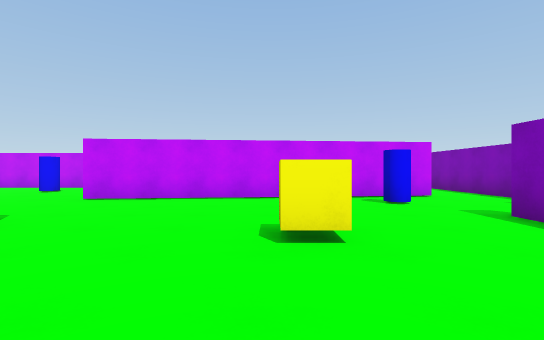
View 1 (above)

16 first-person views from a walk through a 3-D level made in the Unity game engine. The camera is 1.3 m above the floor, looks level and sees 85° across. The floor is counted in squares, 2 m on a side. Each view is taken from the middle of a square. On the plan, view 1 faces up. The plan holds only what a view shows up to about 9 squares ahead; the rest is blank. The place goes on beyond the plan. The player is left out.

View 2
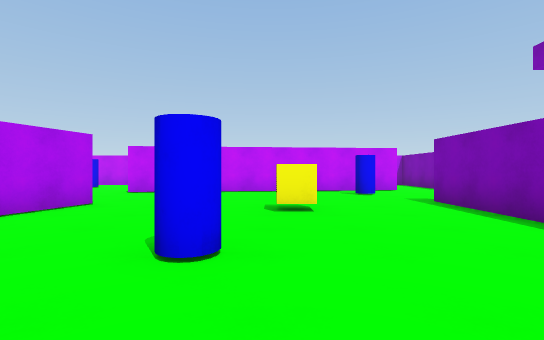

View 3
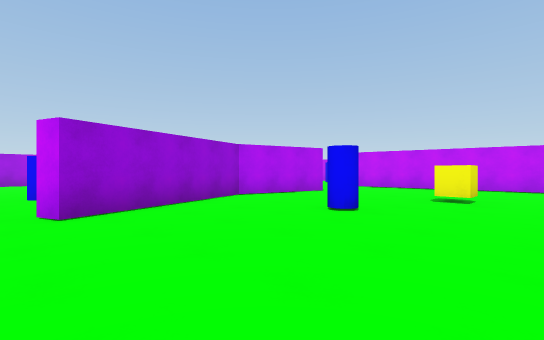

View 4
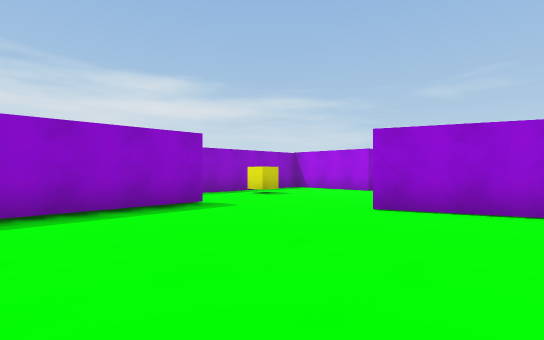

View 5
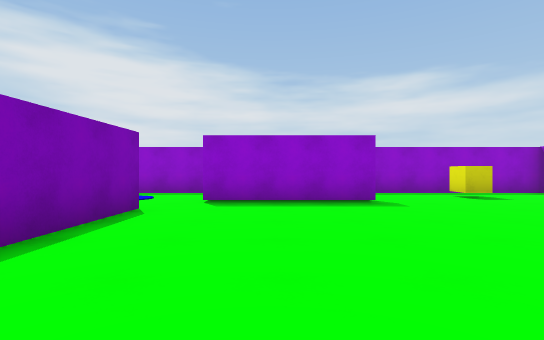

View 6
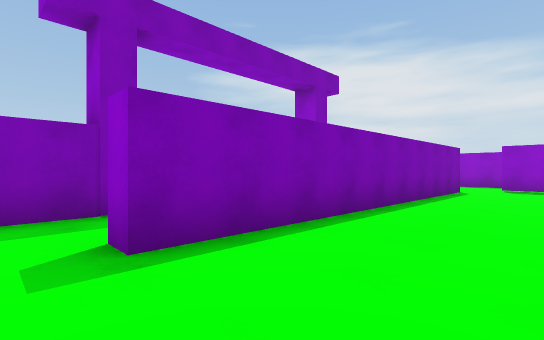

View 7
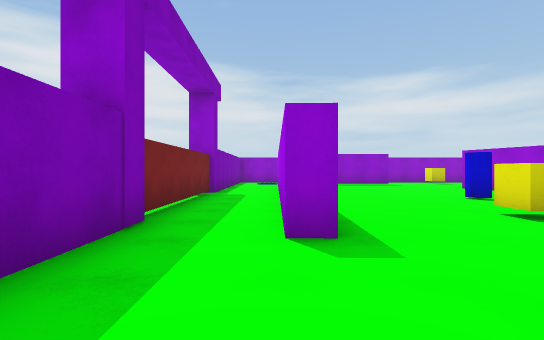

View 8
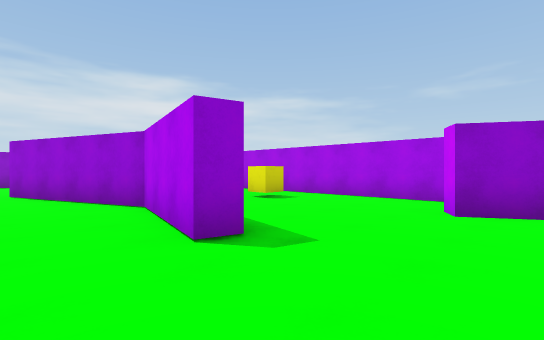

View 9
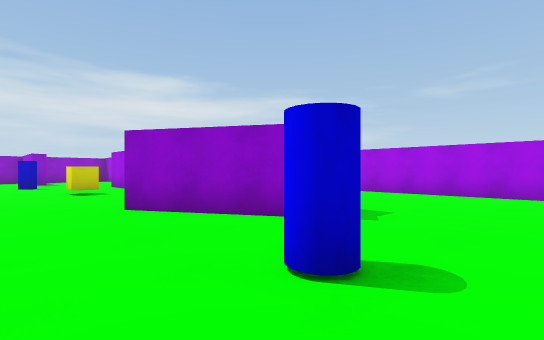

View 10
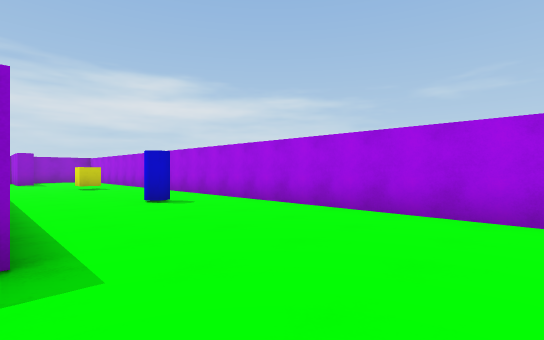

View 11
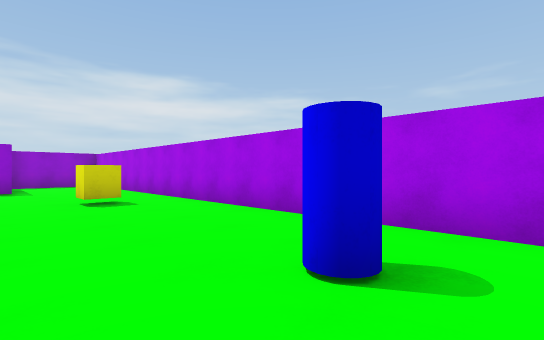

View 12
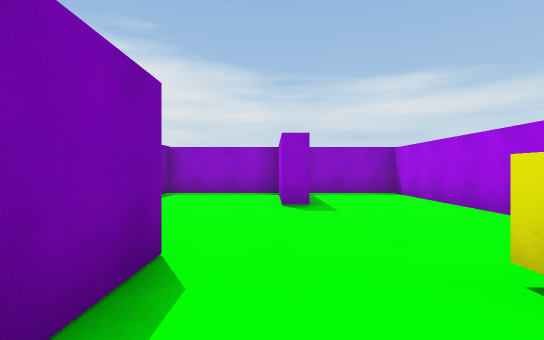

View 13
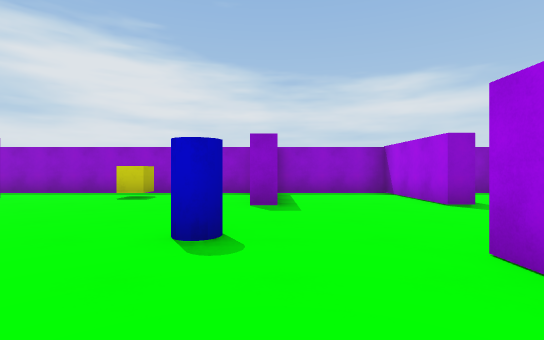

View 14
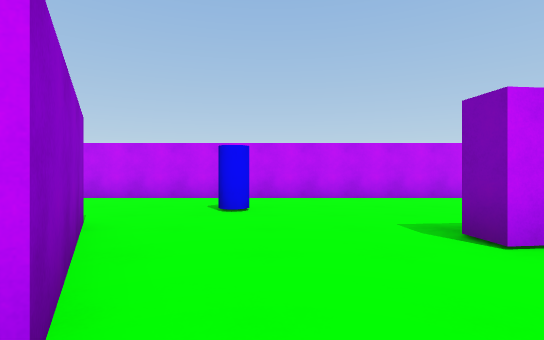

View 15
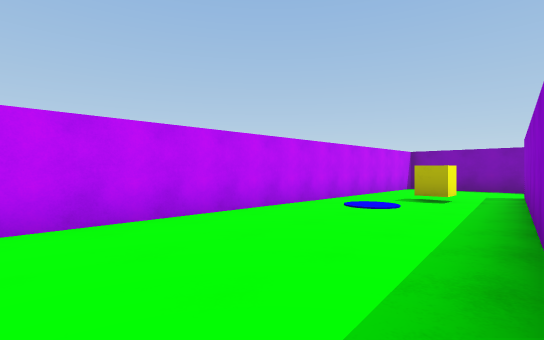

View 16
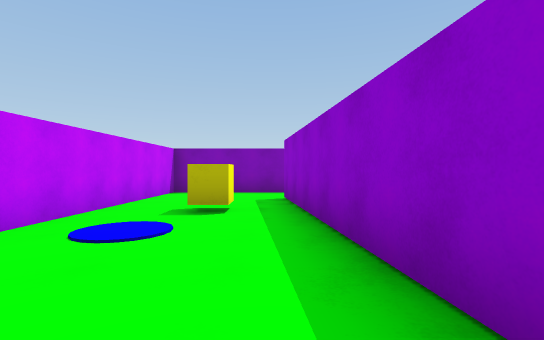

### Floor plan
Ten units are one square. View 1 is at (0, 0); x grows to the right and y downward. Boxes are objects, and circles mark ways between rooms. Rooms are numbered by the first view taken in them; rooms with no view inside come last. Other rooms are left out.
<svg viewBox="-139 -114 200 203">
<path fill="none" stroke="#000" d="M-39 -37 -34 -36 -41 -8 -26 32M56 5 56 -52M39 -72 -41 -64M56 -69 56 -84M33 51 34 -42 39 -42 38 -8M-11 60 25 60M-87 18 -87 24M-87 -42 -87 1M-92 24 -92 9M-26 32 -31 34M-41 -64 -41 -70M-71 54 -65 54M-83 -76 -67 -49 -72 -46M-21 -71 37 -77M-108 54 -102 54 -102 84 -71 84 -71 78M-66 84 8 84M-134 -99 -134 84 -110 84M56 20 56 5M29 84 48 84M56 -84 56 -109 -104 -109"/>
<rect x="-15" y="-5" width="10" height="10" fill="#bbb"><title>blue cylinder</title></rect>
<rect x="-5" y="-35" width="10" height="10" fill="#bbb"><title>yellow cube</title></rect>
<rect x="15" y="-65" width="10" height="10" fill="#bbb"><title>blue cylinder</title></rect>
<rect x="-125" y="5" width="10" height="10" fill="#bbb"><title>yellow cube</title></rect>
<rect x="-125" y="-45" width="10" height="10" fill="#bbb"><title>blue cylinder</title></rect>
<rect x="-75" y="-15" width="10" height="10" fill="#bbb"><title>yellow cube</title></rect>
<rect x="-75" y="-95" width="10" height="10" fill="#bbb"><title>blue cylinder</title></rect>
<rect x="-65" y="25" width="10" height="10" fill="#bbb"><title>blue cylinder</title></rect>
<rect x="-45" y="65" width="10" height="10" fill="#bbb"><title>yellow cube</title></rect>
<rect x="15" y="-95" width="10" height="10" fill="#bbb"><title>yellow cube</title></rect>
<circle cx="-15" cy="45" r="3" fill="#2a7"/>
<circle cx="-55" cy="-48" r="3" fill="#2a7"/>
<circle cx="45" cy="-75" r="3" fill="#2a7"/>
<circle cx="50" cy="0" r="3" fill="#2a7"/>
<text x="0" y="-20">1</text>
<text x="-60" y="-10">2</text>
</svg>
Room 1 opens to room 2.

Where each view was taken, in squares from view 1:
view 1: 0 up, 0 right, facing up
view 2: 2 down, 0 right, facing up
view 3: 4 down, 2 right, facing up-left
view 4: 1 down, 2 right, facing down-left
view 5: 0 up, 1 right, facing down
view 6: 5 up, 1 right, facing down-right
view 7: 7 up, 4 right, facing down
view 8: 6 up, 2 left, facing down-left
view 9: 10 up, 5 left, facing down-left
view 10: 10 up, 9 left, facing down-left
view 11: 5 up, 10 left, facing down-left
view 12: 0 up, 10 left, facing down
view 13: 0 up, 7 left, facing down
view 14: 4 up, 6 left, facing up
view 15: 7 up, 5 left, facing up-right
view 16: 8 up, 3 left, facing right
